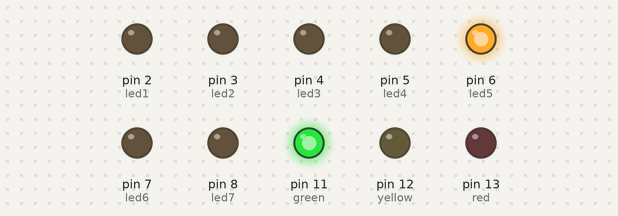
Bench run of a sketch on a simulated Arduino Uno, built with avr-gcc and run on an emulated ATmega328P. On the bench: output pins drawn as LEDs (lit = HIGH).

Above: at 0.1 s.
At 5.1 s:
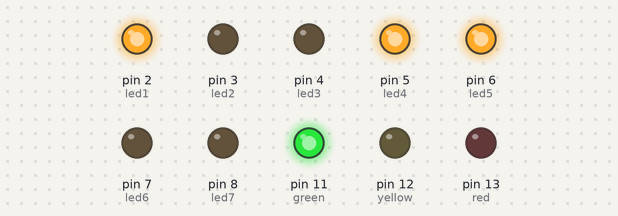
At 9.1 s:
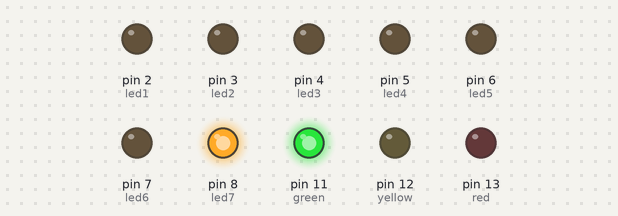
At 19.1 s:
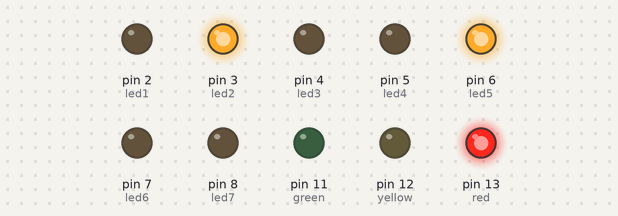
At 29.1 s:
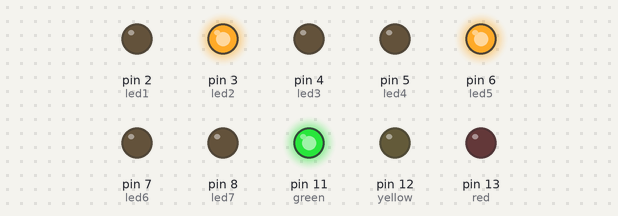
At 39.1 s:
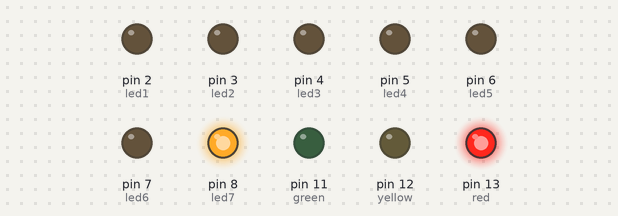
Timing chart, 0 to 40.0 s (numbered marks = the images above):
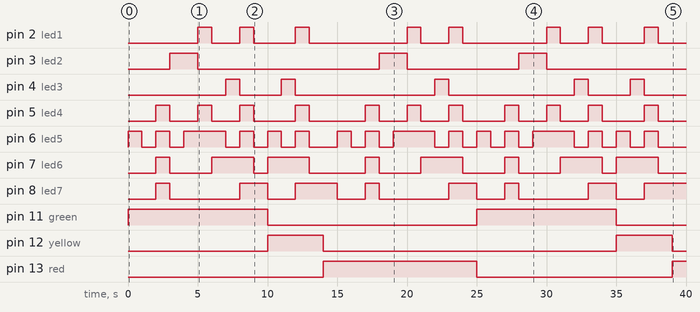

Measured:
- by itself, pin 2 (led1): LOW → HIGH at 5.0 s, → LOW 1.0 s later, → HIGH 2.0 s later, → LOW 1.0 s later, … (16 changes in this stretch)
- by itself, pin 3 (led2): goes HIGH 2.0 s, LOW 13.0 s, HIGH 2.0 s, LOW 8.0 s, HIGH 2.0 s, then LOW
- by itself, pin 4 (led3): LOW → HIGH at 7.0 s, → LOW 1.0 s later, → HIGH 3.0 s later, → LOW 1.0 s later, … (10 changes in this stretch)
- by itself, pin 5 (led4): LOW → HIGH at 2.0 s, → LOW 1.0 s later, → HIGH 2.0 s later, → LOW 1.0 s later, … (22 changes in this stretch)
- by itself, pin 6 (led5): LOW → HIGH at 0.00 s, → LOW 1.0 s later, → HIGH 1.0 s later, → LOW 1.0 s later, … (32 changes in this stretch)
- by itself, pin 7 (led6): LOW → HIGH at 2.0 s, → LOW 1.0 s later, → HIGH 3.0 s later, → LOW 3.0 s later, … (16 changes in this stretch)
- by itself, pin 8 (led7): LOW → HIGH at 2.0 s, → LOW 1.0 s later, → HIGH 5.0 s later, → LOW 2.0 s later, … (15 changes in this stretch)
- by itself, pin 11 (green): alternates HIGH for 10.0 s and LOW for 15.0 s

The sketch:

arduino_semafor.ino
```cpp
#include "display.hpp"
#include "leds.hpp"

int led1=2;
int led2=3;
int led3=4;
int led4=5;
int led5=6;
int led6=7;
int led7=8;
int green=11;
int yellow=12;
int red=13;

void setup()
{
  pinMode(led1, OUTPUT);
  pinMode(led2, OUTPUT);
  pinMode(led3, OUTPUT);
  pinMode(led4, OUTPUT);
  pinMode(led5, OUTPUT);
  pinMode(led6, OUTPUT);
  pinMode(led7, OUTPUT);
  pinMode(green, OUTPUT);
  pinMode(yellow, OUTPUT);
  pinMode(red, OUTPUT);
}

void loop()
{
  Display d(led1, led2, led3, led4, led5, led6, led7);
  Leds l(green, yellow, red);

  l.showGreen();
  d.show9();
  d.show8();
  d.show7();
  d.show6();
  d.show5();
  d.show4();
  d.show3();
  d.show2();
  d.show1();
  d.show0();

  l.showYellow();
  d.show3();
  d.show2();
  d.show1();
  d.show0();

  l.showRed();
  d.show9();
  d.show8();
  d.show7();
  d.show6();
  d.show5();
  d.show4();
  d.show3();
  d.show2();
  d.show1();
  d.show0();

}
```

display.hpp
```cpp
class Display
{
  int led1;
  int led2;
  int led3;
  int led4;
  int led5;
  int led6;
  int led7;

public:
  Display(int l1, int l2, int l3, int l4, int l5, int l6, int l7)
  {
    led1=l1;
    led2=l2;
    led3=l3;
    led4=l4;
    led5=l5;
    led6=l6;
    led7=l7;
  }

  void show9()
  {
    digitalWrite(led1,0);
    digitalWrite(led2,0);
    digitalWrite(led3,0);
    digitalWrite(led4,0);
    digitalWrite(led5,1);
    digitalWrite(led6,0);
    digitalWrite(led7,0);
    delay(1000);
  }

  void show8()
  {
    digitalWrite(led1,0);
    digitalWrite(led2,0);
    digitalWrite(led3,0);
    digitalWrite(led4,0);
    digitalWrite(led5,0);
    digitalWrite(led6,0);
    digitalWrite(led7,0);
    delay(1000);
  }

  void show7()
  {
    digitalWrite(led1,0);
    digitalWrite(led2,0);
    digitalWrite(led3,0);
    digitalWrite(led4,1);
    digitalWrite(led5,1);
    digitalWrite(led6,1);
    digitalWrite(led7,1);
    delay(1000);
  }

  void show6()
  {
    digitalWrite(led1,0);
    digitalWrite(led2,1);
    digitalWrite(led3,0);
    digitalWrite(led4,0);
    digitalWrite(led5,0);
    digitalWrite(led6,0);
    digitalWrite(led7,0);
    delay(1000);
  }

  void show5()
  {
    digitalWrite(led1,0);
    digitalWrite(led2,1);
    digitalWrite(led3,0);
    digitalWrite(led4,0);
    digitalWrite(led5,1);
    digitalWrite(led6,0);
    digitalWrite(led7,0);
    delay(1000);
  }

  void show4()
  {
    digitalWrite(led1,1);
    digitalWrite(led2,0);
    digitalWrite(led3,0);
    digitalWrite(led4,1);
    digitalWrite(led5,1);
    digitalWrite(led6,0);
    digitalWrite(led7,0);
    delay(1000);
  }

  void show3()
  {
    digitalWrite(led1,0);
    digitalWrite(led2,0);
    digitalWrite(led3,0);
    digitalWrite(led4,0);
    digitalWrite(led5,1);
    digitalWrite(led6,1);
    digitalWrite(led7,0);
    delay(1000);
  }

  void show2()
  {
    digitalWrite(led1,0);
    digitalWrite(led2,0);
    digitalWrite(led3,1);
    digitalWrite(led4,0);
    digitalWrite(led5,0);
    digitalWrite(led6,1);
    digitalWrite(led7,0);
    delay(1000);
  }

  void show1()
  {
    digitalWrite(led1,1);
    digitalWrite(led2,0);
    digitalWrite(led3,0);
    digitalWrite(led4,1);
    digitalWrite(led5,1);
    digitalWrite(led6,1);
    digitalWrite(led7,1);
    delay(1000);
  }

  void show0()
  {
    digitalWrite(led1,0);
    digitalWrite(led2,0);
    digitalWrite(led3,0);
    digitalWrite(led4,0);
    digitalWrite(led5,0);
    digitalWrite(led6,0);
    digitalWrite(led7,1);
    delay(1000);
  }

};
```

leds.hpp
```cpp
class Leds
{
  int green;
  int yellow;
  int red;

public:
  Leds(int g, int y, int r)
  {
    green=g;
    yellow=y;
    red=r;
  }

  void showGreen()
  {
     digitalWrite(green,1);
     digitalWrite(yellow,0);
     digitalWrite(red,0);
  }

  void showYellow()
  {
    digitalWrite(green,0);
    digitalWrite(yellow,1);
    digitalWrite(red,0);
  }

  void showRed()
  {
    digitalWrite(green,0);
    digitalWrite(yellow,0);
    digitalWrite(red,1);
    delay(1000);
  }

};
```
